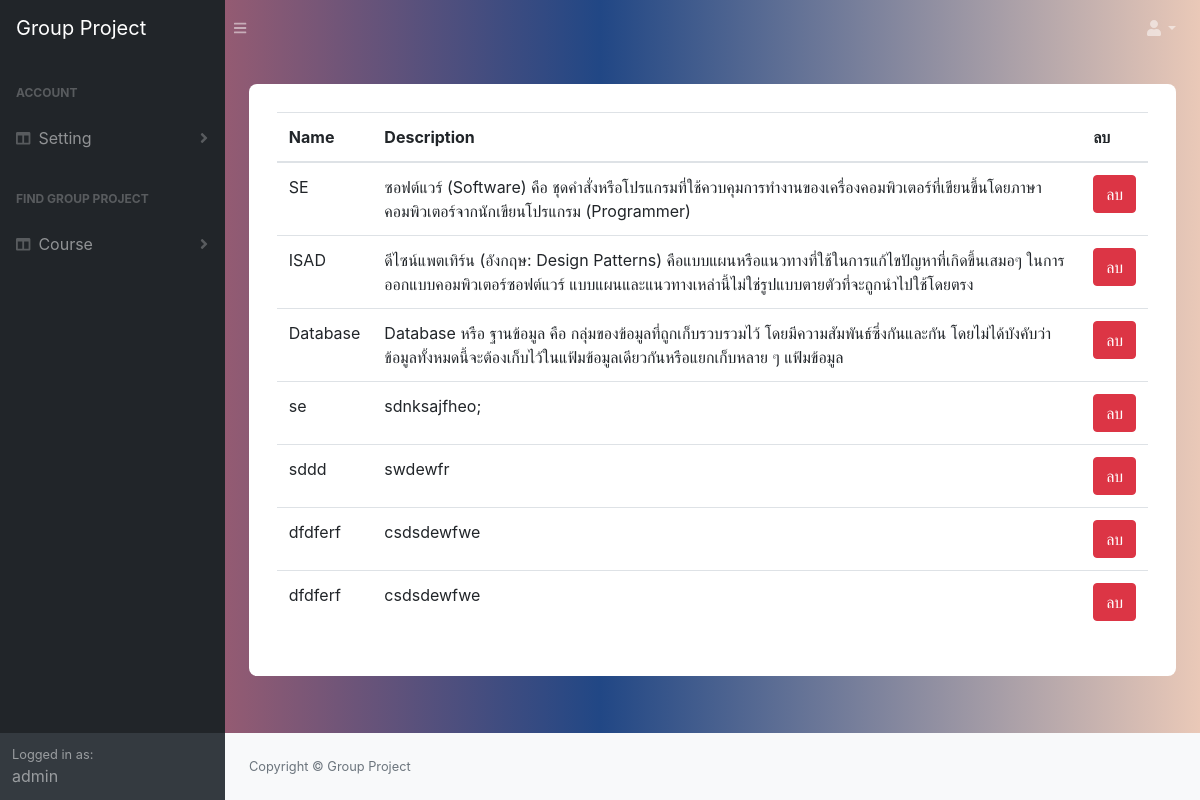
/view_course/ (signed in), run on the app's committed database.
### manage_app/models.py (models this page shows)
class Course(models.Model):
   name = models.CharField(max_length=50)
   desc = models.TextField()
   student = models.ManyToManyField(Student, through='Student_Enroll')
   project = models.ManyToManyField(Project, through='Course_Assign')

### manage_app/views.py (the view)
# urls.py: path('view_course/',views.viewCourse, name='view_course') ,
@login_required
@permission_required('manage_app.delete_course')
def viewCourse(request):
    course = Course.objects.all()
    return render(request, 'manage_app/view_course.html',context={'course':course})

### manage_app/templates/manage_app/view_course.html (shortened to what this page needs)
{% extends 'base.html' %}
{% block content %}
<div class="container emp-profile">
   <form class="form-inline" method="GET" action="{% url 'view_course' %}">
        <br/><br/>
        <table class="table">
            <thead>
                <tr>
                    <th scope="col">Name </th>
                    <th scope="col">Description </th>
                    <th scope="col">ลบ</th>
                </tr>
            </thead>
            <tbody>
               {% for item in course %}
                <tr>
                    <td>{{ item.name }}</td>
                    <td>{{ item.desc }}</td>
                     <td> <a href="{% url 'delete_course' course_id=item.id %}">
                            <div class="btn btn-danger" id="{{item.id}}">ลบ</div>
                        </a>
                    </td>
                </tr>
                {% endfor %}
            </tbody>
        </table>
    </form>
</div>
{% endblock  %}

### templates/base.html (shortened to what this page needs)
<!DOCTYPE html> {% load static %}
<html lang="en">
    <head>
        <link href="{% static 'css/styles.css' %}" rel="stylesheet" />
        <link href="{% static 'css/front.css' %}" rel="stylesheet" />
        <link href="https://cdn.datatables.net/1.10.20/css/dataTables.bootstrap4.min.css" rel="stylesheet" />
    </head>
    <body class="sb-nav-fixed">
        <nav class="sb-topnav navbar navbar-expand navbar-dark " >
            <a class="navbar-brand" href="{%url 'find_project_home' %}">Group Project</a><button class="btn btn-link btn-sm order-1 order-lg-0" id="sidebarToggle" href="#"><i class="fas fa-bars"></i></button
            >
            <ul class="navbar-nav ml-auto ml-md-0">
                <li class="nav-item dropdown">
                    <a class="nav-link dropdown-toggle" id="userDropdown" href="#" role="button" data-toggle="dropdown" aria-haspopup="true" aria-expanded="false"><i class="fas fa-user fa-fw"></i></a>
                </li>
            </ul>
        </nav>
        <div id="layoutSidenav">
            <div id="layoutSidenav_nav">
                <nav class="sb-sidenav accordion sb-sidenav-dark" id="sidenavAccordion">
                    <div class="sb-sidenav-menu">
                        <div class="nav">
                          <div class="sb-sidenav-menu-heading">Account </div>
                            <a class="nav-link collapsed" href="#" data-toggle="collapse" data-target="#collapseLayouts" aria-expanded="false" aria-controls="collapseLayouts"
                                ><div class="sb-nav-link-icon"><i class="fas fa-columns"></i></div>
                                Setting
                                <div class="sb-sidenav-collapse-arrow"><i class="fas fa-angle-down"></i></div
                            ></a>
                            <div class="sb-sidenav-menu-heading">Find Group Project</div>
                            <a class="nav-link collapsed" href="#" data-toggle="collapse" data-target="#collapseLayouts" aria-expanded="false" aria-controls="collapseLayouts"
                                ><div class="sb-nav-link-icon"><i class="fas fa-columns"></i></div>
                                Course
                                <div class="sb-sidenav-collapse-arrow"><i class="fas fa-angle-down"></i></div
                            ></a>
                        </div>
                    </div>
                    <div class="sb-sidenav-footer">
                        <div class="small">Logged in as:</div>
                        {{request.user.username}}
                    </div>
                </nav>
            </div>
            <div id="layoutSidenav_content">
                <main>
                    <div class="container-fluid">
                      {% block content %}
                      {% endblock  %}
                    </div>
                </main>
                <footer class="py-4 bg-light mt-auto">
                    <div class="container-fluid">
                        <div class="d-flex align-items-center justify-content-between small">
                            <div class="text-muted">Copyright &copy; Group Project </div>
                        </div>
                    </div>
                </footer>
            </div>
        </div>
    </body>
</html>

### static/css/front.css (style rules this page uses)
body { background: -webkit-linear-gradient(left, #D96767, #214785, #EAC9B8); }
.emp-profile { padding: 3%; margin-top: 3%; margin-bottom: 3%; border-radius: 0.5rem; background: #fff; }

### manage_app/templates/manage_app/view_course.html (style rules this page uses)
body { background: -webkit-linear-gradient(left, #D96767, #214785, #EAC9B8); }
.emp-profile { padding: 3%; margin-top: 3%; margin-bottom: 3%; border-radius: 0.5rem; background: #fff; }

### data on the page
Course: name "SE", desc "ซอฟต์แวร์ (Software) คือ ชุดคำสั่งหรือโปรแกรมที่ใช้ควบคุมการทำงานของเครื่องคอมพิวเตอร์ที่เขียนขึ้นโดยภาษาคอมพิวเตอร์จากนักเขียนโปรแกรม (Programmer)"
Course: name "ISAD", desc "ดีไซน์แพตเทิร์น (อังกฤษ: Design Patterns) คือแบบแผนหรือแนวทางที่ใช้ในการแก้ไขปัญหาที่เกิดขึ้นเสมอๆ ในการออกแบบคอมพิวเตอร์ซอฟต์แวร์ แบบแผนและแนวทางเหล่านี้ไม่ใช่รูปแบบตายตัวที่จะถูกนำไปใช้โดยตรง"
Course: name "Database", desc "Database หรือ ฐานข้อมูล คือ กลุ่มของข้อมูลที่ถูกเก็บรวบรวมไว้ โดยมีความสัมพันธ์ซึ่งกันและกัน โดยไม่ได้บังคับว่าข้อมูลทั้งหมดนี้จะต้องเก็บไว้ในแฟ้มข้อมูลเดียวกันหรือแยกเก็บหลาย ๆ แฟ้มข้อมูล"
Course: name "se", desc "sdnksajfheo;"
Course: name "sddd", desc "swdewfr"
Course: name "dfdferf", desc "csdsdewfwe"
Course: name "dfdferf", desc "csdsdewfwe"

### other printed values
{{ request.user.username }} "admin"
